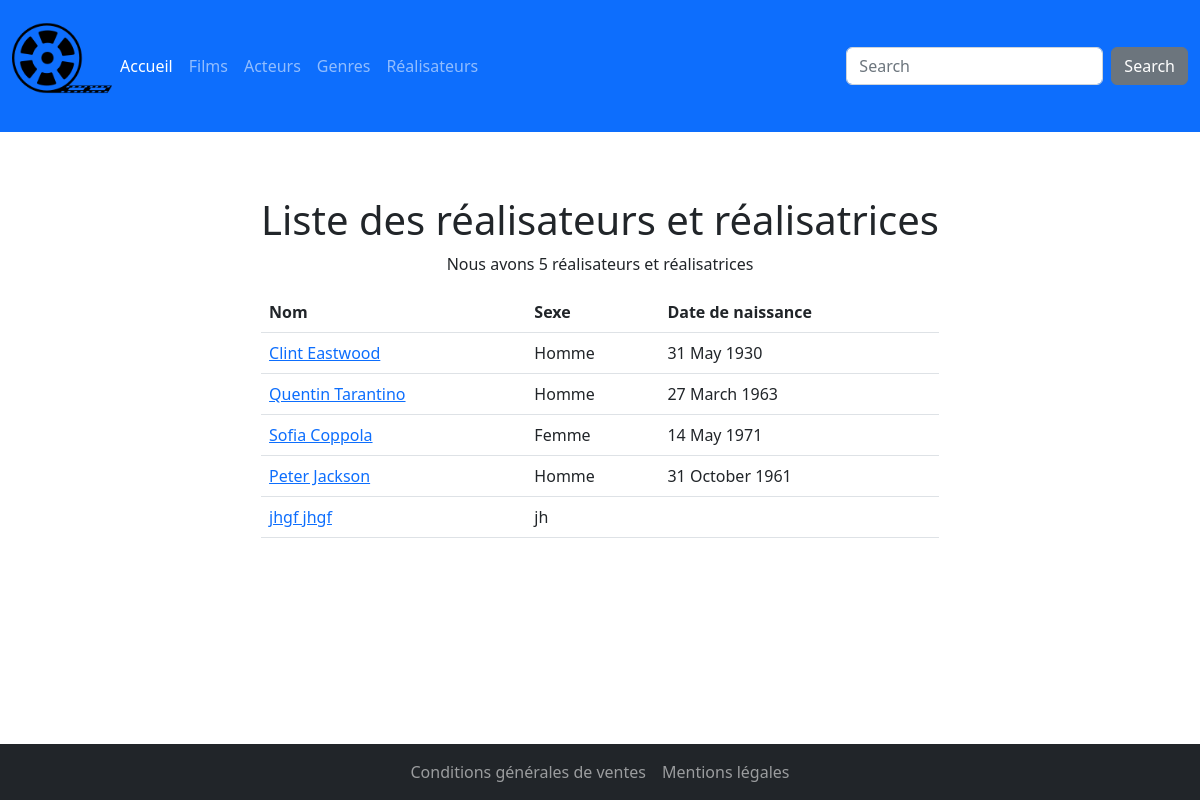
Page /index.php?action=listRealisateurs on the committed database.
### tables this page shows
CREATE TABLE IF NOT EXISTS `realisateur` (
  `id_realisateur` int(11) NOT NULL,
  `nom` varchar(50) DEFAULT NULL,
  `prenom` varchar(50) DEFAULT NULL,
  `sexe` varchar(50) DEFAULT NULL,
  `date_de_naissance` date DEFAULT NULL,
  PRIMARY KEY (`id_realisateur`)
);

### app/controllers/RealisateurController.php (called while the page is built, shortened)
<?php
    require_once "app/DAO.php";
    class RealisateurController{
        public function findAll(){
            $dao = new DAO;
             $sql = "SELECT CONCAT(r.prenom,' ', r.nom) as nom, r.sexe, date_format(r.date_de_naissance, '%d %M %Y') as date_de_naissance, r.id_realisateur as id_realisateur
             FROM realisateur r";
            $realisateurs = $dao->executerRequete($sql);
            require "app/views/realisateur/listRealisateurs.php";
        }
    }
    ?>

### app/DAO.php (called while the page is built, shortened)
<?php
Class DAO{
    private $bdd;
    public function __construct(){
        $this->bdd = new PDO("mysql:host=localhost;dbname=cinema;charset=utf8", "root", "");
    }
    public function executerRequete($sql, $params = NULL){
        if ($params == NULL){
            $result = $this->bdd->query($sql);
        }else{
            $result = $this->bdd->prepare($sql);
            $result->execute($params);
        }
        return $result;
    }
}

### app/views/realisateur/listRealisateurs.php (the view, shortened to what this page needs)
<div class="contain p-5">
    <h1>Liste des réalisateurs et réalisatrices</h1>
    <p>Nous avons <?= $realisateurs->rowCount(); ?> réalisateurs et réalisatrices</p>
    <table class="table">
        <thead>
            <tr>
                <th scope="col">Nom</th>
                <th scope="col">Sexe</th>
                <th scope="col">Date de naissance</th>
            </tr>
        </thead>
        <tbody>
    <?php foreach($realisateurs->fetchAll() as $realisateur){?>
        <tr>
            <td><a href="index.php?action=detailRealisateur&id=<?= $realisateur['id_realisateur']?>"><?=$realisateur['nom']?></a></td>
            <td><?= $realisateur['sexe']?></td>
            <td><?= $realisateur['date_de_naissance']?></td>
        </tr>
    <?php } ?>
        </tbody>
    </table>
</div>
<?php
require "app/views/template.php";
?>

### public/css/style.css (style rules this page uses)
* { margin: 0; padding: 0; }
main .contain { display: flex; flex-direction: column; align-items: center; justify-content: center; }
.contain h1 { text-align: center; }

### rows in the picture
realisateur: nom "Clint Eastwood", sexe "Homme", date_de_naissance "31 May 1930"
realisateur: nom "Quentin Tarantino", sexe "Homme", date_de_naissance "27 March 1963"
realisateur: nom "Sofia Coppola", sexe "Femme", date_de_naissance "14 May 1971"
realisateur: nom "Peter Jackson", sexe "Homme", date_de_naissance "31 October 1961"
realisateur: nom "jhgf jhgf", sexe "jh"

### other values in the picture
$realisateurs->rowCount() "5"
